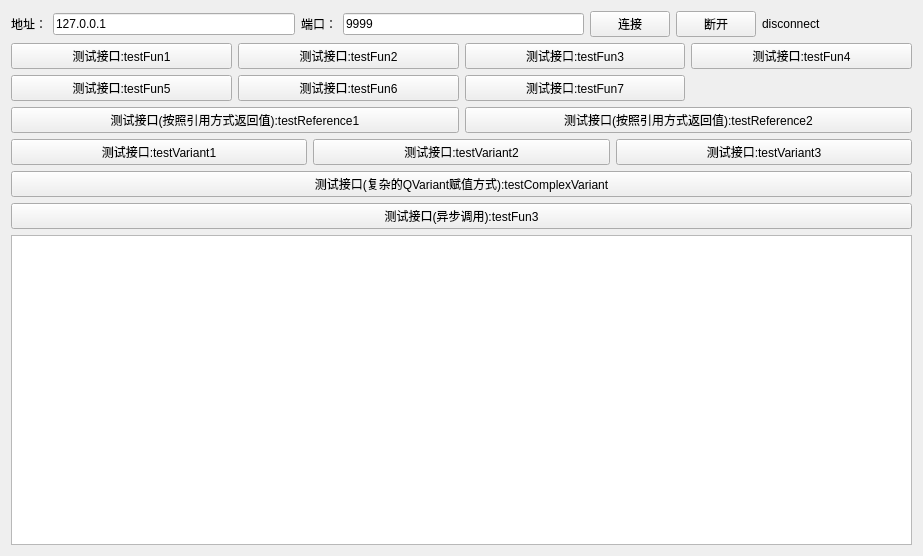
<?xml version="1.0" encoding="UTF-8"?>
<ui version="4.0">
 <class>Widget</class>
 <widget class="QWidget" name="Widget">
  <property name="geometry">
   <rect>
    <x>0</x>
    <y>0</y>
    <width>923</width>
    <height>556</height>
   </rect>
  </property>
  <property name="windowTitle">
   <string>Widget</string>
  </property>
  <layout class="QVBoxLayout" name="verticalLayout_2">
   <item>
    <layout class="QHBoxLayout" name="horizontalLayout">
     <item>
      <widget class="QLabel" name="label">
       <property name="text">
        <string>地址：</string>
       </property>
      </widget>
     </item>
     <item>
      <widget class="QLineEdit" name="lineEdit_ip">
       <property name="text">
        <string>127.0.0.1</string>
       </property>
      </widget>
     </item>
     <item>
      <widget class="QLabel" name="label_2">
       <property name="text">
        <string>端口：</string>
       </property>
      </widget>
     </item>
     <item>
      <widget class="QLineEdit" name="lineEdit_port">
       <property name="text">
        <string>9999</string>
       </property>
      </widget>
     </item>
     <item>
      <widget class="QPushButton" name="pushButton_conn">
       <property name="text">
        <string>连接</string>
       </property>
      </widget>
     </item>
     <item>
      <widget class="QPushButton" name="pushButton_disconn">
       <property name="text">
        <string>断开</string>
       </property>
      </widget>
     </item>
     <item>
      <widget class="QLabel" name="label_conn_status">
       <property name="minimumSize">
        <size>
         <width>150</width>
         <height>0</height>
        </size>
       </property>
       <property name="text">
        <string>disconnect</string>
       </property>
      </widget>
     </item>
    </layout>
   </item>
   <item>
    <layout class="QVBoxLayout" name="verticalLayout">
     <item>
      <layout class="QGridLayout" name="gridLayout">
       <item row="0" column="0">
        <widget class="QPushButton" name="pushButton_test">
         <property name="text">
          <string>测试接口:testFun1</string>
         </property>
        </widget>
       </item>
       <item row="0" column="1">
        <widget class="QPushButton" name="pushButton_test_2">
         <property name="text">
          <string>测试接口:testFun2</string>
         </property>
        </widget>
       </item>
       <item row="0" column="2">
        <widget class="QPushButton" name="pushButton_test_3">
         <property name="text">
          <string>测试接口:testFun3</string>
         </property>
        </widget>
       </item>
       <item row="0" column="3">
        <widget class="QPushButton" name="pushButton_test_4">
         <property name="text">
          <string>测试接口:testFun4</string>
         </property>
        </widget>
       </item>
       <item row="1" column="0">
        <widget class="QPushButton" name="pushButton_test_5">
         <property name="text">
          <string>测试接口:testFun5</string>
         </property>
        </widget>
       </item>
       <item row="1" column="1">
        <widget class="QPushButton" name="pushButton_test_6">
         <property name="text">
          <string>测试接口:testFun6</string>
         </property>
        </widget>
       </item>
       <item row="1" column="2">
        <widget class="QPushButton" name="pushButton_test_7">
         <property name="text">
          <string>测试接口:testFun7</string>
         </property>
        </widget>
       </item>
      </layout>
     </item>
     <item>
      <layout class="QHBoxLayout" name="horizontalLayout_2">
       <item>
        <widget class="QPushButton" name="pushButton_test_8">
         <property name="text">
          <string>测试接口(按照引用方式返回值):testReference1</string>
         </property>
        </widget>
       </item>
       <item>
        <widget class="QPushButton" name="pushButton_test_9">
         <property name="text">
          <string>测试接口(按照引用方式返回值):testReference2</string>
         </property>
        </widget>
       </item>
      </layout>
     </item>
     <item>
      <layout class="QHBoxLayout" name="horizontalLayout_3">
       <item>
        <widget class="QPushButton" name="pushButton_test_10">
         <property name="text">
          <string>测试接口:testVariant1</string>
         </property>
        </widget>
       </item>
       <item>
        <widget class="QPushButton" name="pushButton_test_11">
         <property name="text">
          <string>测试接口:testVariant2</string>
         </property>
        </widget>
       </item>
       <item>
        <widget class="QPushButton" name="pushButton_test_12">
         <property name="text">
          <string>测试接口:testVariant3</string>
         </property>
        </widget>
       </item>
      </layout>
     </item>
     <item>
      <widget class="QPushButton" name="pushButton_test_13">
       <property name="text">
        <string>测试接口(复杂的QVariant赋值方式):testComplexVariant</string>
       </property>
      </widget>
     </item>
     <item>
      <widget class="QPushButton" name="pushButton">
       <property name="text">
        <string>测试接口(异步调用):testFun3</string>
       </property>
      </widget>
     </item>
    </layout>
   </item>
   <item>
    <widget class="QTextEdit" name="textEdit"/>
   </item>
  </layout>
 </widget>
 <resources/>
 <connections/>
</ui>
